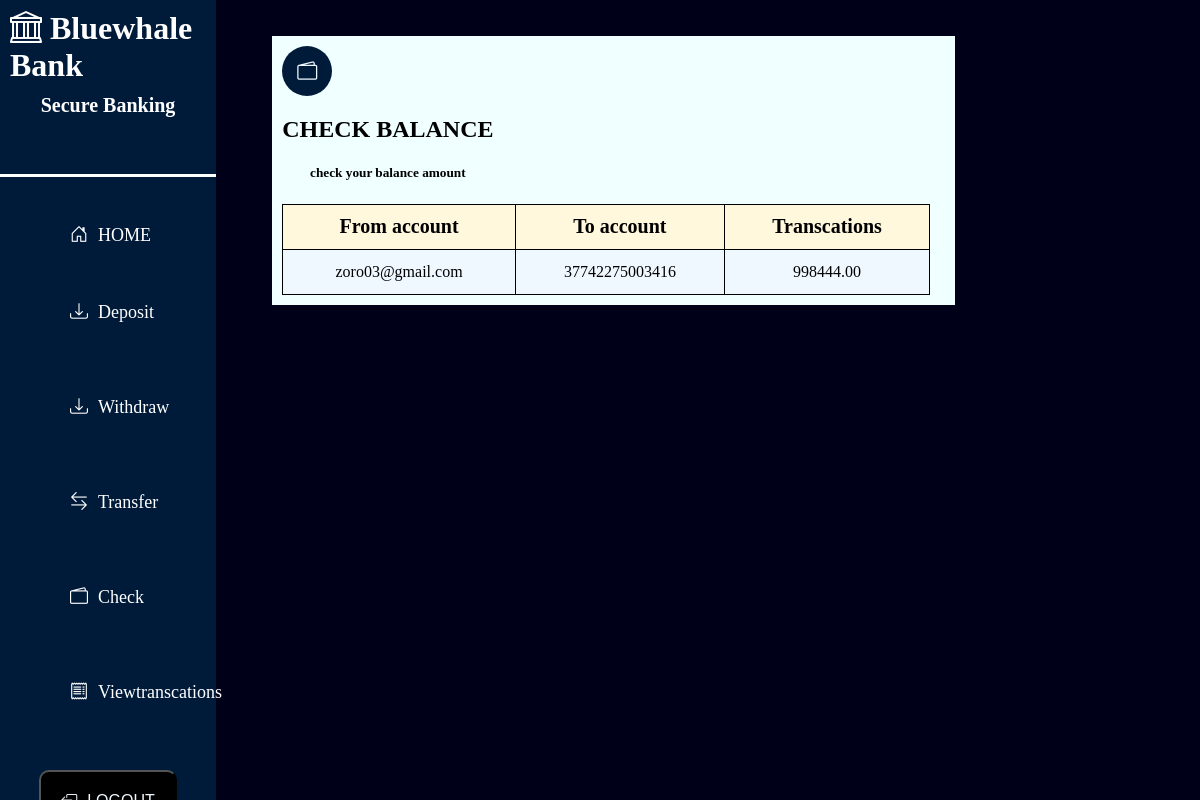
The app's page /check (signed in) with its own data.
### Bank/models.py (models this page shows)
class User_accounts(models.Model):
    account_number=models.CharField(max_length=14)
    user_id=models.ForeignKey(User,on_delete=models.DO_NOTHING)
    current_balance=models.DecimalField(max_digits=10,decimal_places=2, default=0.0)
    is_active=models.BooleanField(default=True)
    created_data=models.DateTimeField(auto_now=True)

### Bank/views.py (the view)
# urls.py: path('check',check),
@csrf_exempt
def check(request):
    if not request.user.is_authenticated:
        return redirect('login')
    if request.method=="GET":
        user_accounts=User_accounts.objects.filter(
            user_id=request.user
        )
    return render(request,'check.html',context={'details':user_accounts})

### templates/check.html (shortened to what this page needs)
<!DOCTYPE html>
<html lang="en">
<head>
    {% load static %}
    <link rel="stylesheet" href="{% static 'check.css' %}">
    <link rel="stylesheet" href="https://cdn.jsdelivr.net/npm/bootstrap-icons@1.13.1/font/bootstrap-icons.min.css">
</head>
<body>
    <div class="template-page">
        <div class="template">
            <i class="bi bi-bank"></i>
            <span>Bluewhale Bank</span>
            <h6 id="secure">Secure Banking</h6>
        </div>
        <ul>
            <li>
                <a href="http://127.0.0.1:8000/features">
                    <i class="bi bi-house-door"></i>
                    HOME
                </a>
            </li>
            <li>
                <a href="#">
                    <i class="bi bi-download"></i>
                    <p>Deposit</p>
                </a>
            </li>
            <li>
                <a href="#">
                    <i class="bi bi-download"></i>
                    <p>Withdraw</p>
                </a>
            </li>
            <li>
                <a href="#">
                    <i class="bi bi-arrow-left-right"></i>
                    <p>Transfer</p>
                </a>
            </li>
            <li>
                <a href="#">
                    <i class="bi bi-wallet2"></i>
                    <p>Check</p>
                </a>
            </li>
            <li>
                <a href="#">
                    <i class="bi bi-receipt"></i>
                    <p>Viewtranscations</p>
                </a>
            </li>
        </ul>
        <form method="post" action="{% url 'logout_here' %}">
            <div class="btn">
                <button type="submit" class="bi bi-box-arrow-left" id="btn">LOGOUT</button>
            </div>
        </form>
    </div>
    <div class="main">
        <div class="ckeck-balance">
            <div class="check-page">
                <div class="check">
                    <div class="ions">
                        <i class="bi bi-wallet2" id="download"></i>
                        <h2>CHECK BALANCE</h2>
                        <h5 id="your">check your balance amount</h5>
                    </div>
                </div>
                <div class="tables">
                    <table>
                        <tr>
                            <th>From account</th>
                            <th>To account</th>
                            <th>Transcations</th>
                        </tr>
                        {% for check in details %}
                        <tr>
                            <td>{{check.user_id}}</td>
                            <td>{{check.account_number}}</td>
                            <td>{{check.current_balance}}</td>
                        </tr>
                        {% endfor %}
                    </table>
                </div>
            </div>
        </div>
</body>
</html>

### static/check.css (style rules this page uses)
a { text-decoration: none; color: white; }
i { color: WHITE; }
.template-page { width: 18vw; height: 100vh; background-color:rgb(0, 27, 58) ; color: white; position: fixed; left: 0; top: 0; display: flex; flex-direction: column; }
.template { font-size: 32px; font-weight: bold; padding: 10px; border-bottom: 3px solid white; }
#secure { display: flex; justify-content: center; margin-top: 10px; font-size: 20px; font-weight: bold; }
ul { list-style: none; margin-top: 25px; }
ul li { margin: 8px 15px; }
ul li a { display: flex; align-items: center; gap: 10px; padding: 15px; border-radius: 10px; font-size: 18px; }
#btn { margin-top: auto; padding: 20px; font-size: 16px; display: flex; justify-content: center; background-color: black; color: aliceblue; gap: 10px; border-radius: 10px; cursor: pointer; }
.btn { display: flex; justify-content: center; margin-top: 5%; }
body { background-color: rgb(0, 0, 24); }
.ckeck-balance { background-color: azure; display: flex; margin-top: 3%; padding: 10px; width: 70%; }
.main { display: flex; justify-content: end; text-align: center; width: 80%; }
.check { display: flex; justify-content: left; }
#download { background-color: rgb(0, 27, 58) ; display: flex; justify-content: center; align-items: center; text-align: center; width: 50px; height: 50px; color: aliceblue; font-size: 20px; border-radius: 90%; }
table { border-collapse: collapse; width: 50%; }
th,td { border: 1px solid black; padding: 10px; text-align: center; height: 3vh; background-color: aliceblue; }
th { background-color:cornsilk; font-size: 20px; }
table { width: 54vw; }

### records on screen
User_accounts: user_id "zoro03@gmail.com", account_number "37742275003416", current_balance "998444.00"
